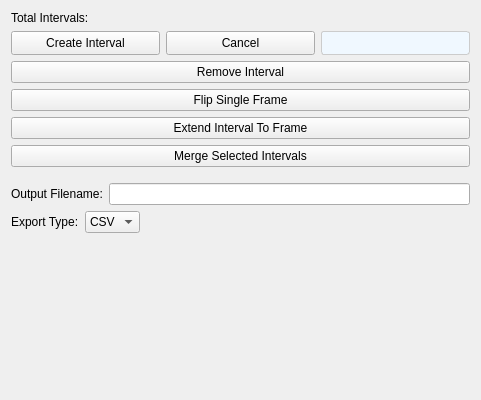
<?xml version="1.0" encoding="UTF-8"?>
<ui version="4.0">
 <class>DigitalIntervalSeriesInspector</class>
 <widget class="QWidget" name="DigitalIntervalSeriesInspector">
  <property name="geometry">
   <rect>
    <x>0</x>
    <y>0</y>
    <width>481</width>
    <height>400</height>
   </rect>
  </property>
  <property name="windowTitle">
   <string>Form</string>
  </property>
  <layout class="QVBoxLayout" name="mainVerticalLayout">
   <item>
    <layout class="QHBoxLayout" name="horizontalLayout">
     <item>
      <layout class="QVBoxLayout" name="verticalLayout_2">
       <item>
        <layout class="QHBoxLayout" name="horizontalLayout_2">
         <item>
          <widget class="QLabel" name="label">
           <property name="text">
            <string>Total Intervals:</string>
           </property>
          </widget>
         </item>
         <item>
          <widget class="QLabel" name="total_interval_label">
           <property name="text">
            <string/>
           </property>
           <property name="alignment">
            <set>Qt::AlignmentFlag::AlignCenter</set>
           </property>
          </widget>
         </item>
        </layout>
       </item>
       <item>
        <layout class="QHBoxLayout" name="create_interval_layout">
       <item>
        <widget class="QPushButton" name="create_interval_button">
         <property name="sizePolicy">
          <sizepolicy hsizetype="Preferred" vsizetype="Preferred">
           <horstretch>0</horstretch>
           <verstretch>0</verstretch>
          </sizepolicy>
         </property>
         <property name="contextMenuPolicy">
          <enum>Qt::ContextMenuPolicy::CustomContextMenu</enum>
         </property>
         <property name="text">
          <string>Create Interval</string>
         </property>
        </widget>
       </item>
       <item>
        <widget class="QPushButton" name="cancel_interval_button">
         <property name="sizePolicy">
          <sizepolicy hsizetype="Preferred" vsizetype="Preferred">
           <horstretch>0</horstretch>
           <verstretch>0</verstretch>
          </sizepolicy>
         </property>
         <property name="visible">
          <bool>false</bool>
         </property>
         <property name="text">
          <string>Cancel</string>
         </property>
        </widget>
       </item>
       <item>
        <widget class="QLabel" name="start_frame_label">
         <property name="styleSheet">
          <string>QLabel { 
            font-weight: bold; 
            color: #0066CC;
            padding: 4px;
            border: 1px solid #CCCCCC;
            border-radius: 3px;
            background-color: #F0F8FF;
          }</string>
         </property>
         <property name="text">
          <string/>
         </property>
         <property name="alignment">
          <set>Qt::AlignmentFlag::AlignCenter</set>
         </property>
        </widget>
       </item>
      </layout>
     </item>
     <item>
      <widget class="QPushButton" name="remove_interval_button">
       <property name="sizePolicy">
        <sizepolicy hsizetype="Preferred" vsizetype="Preferred">
         <horstretch>0</horstretch>
         <verstretch>0</verstretch>
        </sizepolicy>
       </property>
       <property name="text">
        <string>Remove Interval</string>
       </property>
      </widget>
     </item>
     <item>
      <widget class="QPushButton" name="flip_single_frame">
       <property name="sizePolicy">
        <sizepolicy hsizetype="Preferred" vsizetype="Fixed">
         <horstretch>0</horstretch>
         <verstretch>0</verstretch>
        </sizepolicy>
       </property>
       <property name="text">
        <string>Flip Single Frame</string>
       </property>
      </widget>
     </item>
     <item>
      <widget class="QPushButton" name="extend_interval_button">
       <property name="sizePolicy">
        <sizepolicy hsizetype="Preferred" vsizetype="Preferred">
         <horstretch>0</horstretch>
         <verstretch>0</verstretch>
        </sizepolicy>
       </property>
       <property name="text">
        <string>Extend Interval To Frame</string>
       </property>
      </widget>
     </item>
     <item>
      <widget class="QPushButton" name="merge_intervals_button">
       <property name="sizePolicy">
        <sizepolicy hsizetype="Preferred" vsizetype="Preferred">
         <horstretch>0</horstretch>
         <verstretch>0</verstretch>
        </sizepolicy>
       </property>
       <property name="text">
        <string>Merge Selected Intervals</string>
       </property>
      </widget>
     </item>
     <item>
      <spacer name="verticalSpacer_control_panel">
       <property name="orientation">
        <enum>Qt::Orientation::Vertical</enum>
       </property>
       <property name="sizeHint" stdset="0">
        <size>
         <width>20</width>
         <height>10</height>
        </size>
       </property>
      </spacer>
     </item>
    </layout>
   </item>
  </layout>
 </item>
 <item>
  <widget class="Section" name="export_section" native="true">
   <property name="sizePolicy">
    <sizepolicy hsizetype="Expanding" vsizetype="Preferred">
     <horstretch>0</horstretch>
     <verstretch>0</verstretch>
    </sizepolicy>
   </property>
   <layout class="QVBoxLayout" name="exportSectionLayout">
    <property name="leftMargin">
     <number>0</number>
    </property>
    <property name="topMargin">
     <number>0</number>
    </property>
    <property name="rightMargin">
     <number>0</number>
    </property>
    <property name="bottomMargin">
     <number>0</number>
    </property>
    <item>
     <layout class="QHBoxLayout" name="filenameLayout">
      <item>
       <widget class="QLabel" name="label_filename">
        <property name="text">
         <string>Output Filename:</string>
        </property>
       </widget>
      </item>
      <item>
       <widget class="QLineEdit" name="filename_edit">
        <property name="text">
         <string/>
        </property>
       </widget>
      </item>
     </layout>
    </item>
    <item>
     <layout class="QHBoxLayout" name="exportTypeLayout">
      <item>
       <widget class="QLabel" name="label_export_type">
        <property name="text">
         <string>Export Type:</string>
        </property>
       </widget>
      </item>
      <item>
       <widget class="QComboBox" name="export_type_combo">
        <item>
         <property name="text">
          <string>CSV</string>
         </property>
        </item>
       </widget>
      </item>
      <item>
       <spacer name="exportTypeSpacer">
        <property name="orientation">
         <enum>Qt::Orientation::Horizontal</enum>
        </property>
        <property name="sizeHint" stdset="0">
         <size>
          <width>40</width>
          <height>20</height>
         </size>
        </property>
       </spacer>
      </item>
     </layout>
    </item>
    <item>
     <widget class="QStackedWidget" name="stacked_saver_options">
      <property name="currentIndex">
       <number>0</number>
      </property>
      <widget class="CSVIntervalSaver_Widget" name="csv_interval_saver_widget"/>
     </widget>
    </item>
   </layout>
  </widget>
 </item>
 <item>
  <spacer name="verticalSpacer_bottom">
   <property name="orientation">
    <enum>Qt::Orientation::Vertical</enum>
   </property>
   <property name="sizeHint" stdset="0">
    <size>
     <width>20</width>
     <height>10</height>
    </size>
   </property>
  </spacer>
 </item>
</layout>
</widget>
 <customwidgets>
  <customwidget>
   <class>CSVIntervalSaver_Widget</class>
   <extends>QWidget</extends>
   <header>DataExport_Widget/DigitalTimeSeries/CSV/CSVIntervalSaver_Widget.hpp</header>
   <container>1</container>
  </customwidget>
  <customwidget>
   <class>Section</class>
   <extends>QWidget</extends>
   <header>Collapsible_Widget/Section.hpp</header>
   <container>1</container>
  </customwidget>
 </customwidgets>
 <resources/>
 <connections/>
</ui>
